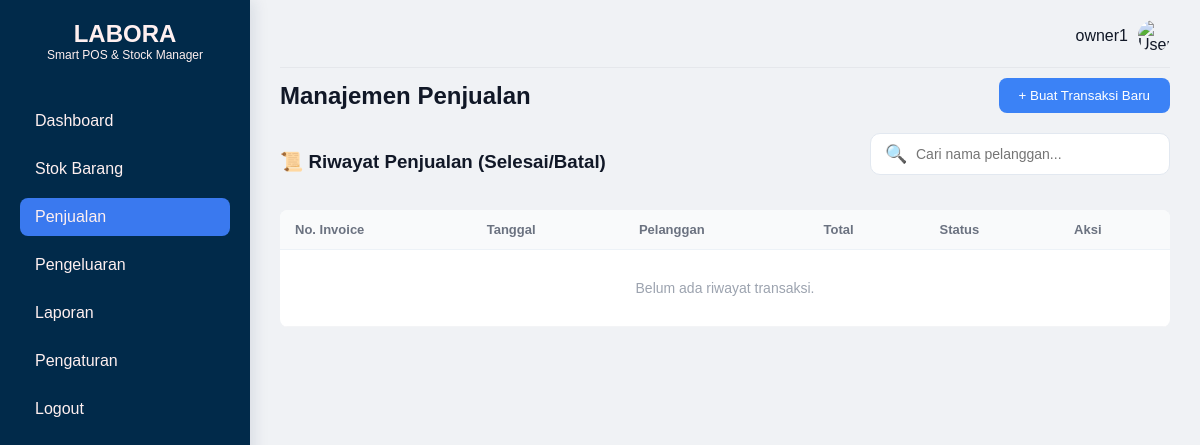
Before: /penjualan/penjualan.php with the older database file.
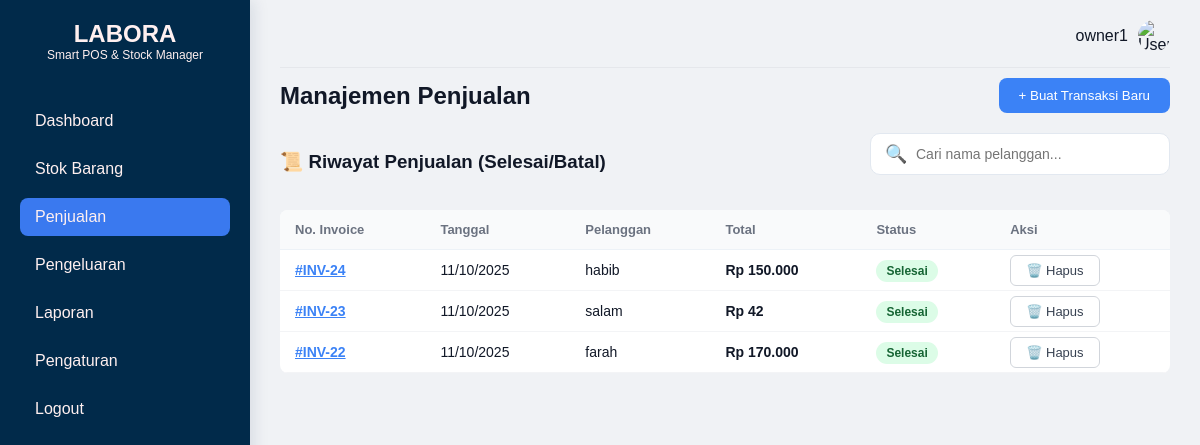
After: the same page with the newer database file.
### tables this page shows
CREATE TABLE `penjualan` (
  `id_penjualan` int NOT NULL AUTO_INCREMENT,
  `tanggal` datetime DEFAULT CURRENT_TIMESTAMP,
  `pelanggan` varchar(100) DEFAULT NULL,
  `total` decimal(14,2) DEFAULT '0.00',
  `keuntungan` decimal(14,2) DEFAULT '0.00',
  `kasir` varchar(100) DEFAULT NULL,
  `status` enum('aktif','selesai','batal') DEFAULT 'aktif',
  PRIMARY KEY (`id_penjualan`),
  KEY `kasir` (`kasir`),
  CONSTRAINT `penjualan_ibfk_1` FOREIGN KEY (`kasir`) REFERENCES `users` (`username`)
);

### includes/config.php (called while the page is built, shortened)
<?php
$base_url = 'http://localhost/labora';

### penjualan/penjualan.php (the view, shortened to what this page needs)
<?php
include __DIR__ . '/../includes/koneksi.php';
$kasir = $_SESSION['username'];
$conn->query("DELETE FROM detail_penjualan WHERE id_penjualan IN (SELECT id_penjualan FROM penjualan WHERE status = 'aktif' AND kasir = '$kasir')");
$conn->query("DELETE FROM penjualan WHERE status = 'aktif' AND kasir = '$kasir'");
$q_riwayat = $conn->query("SELECT * FROM penjualan WHERE status IN ('selesai', 'batal') ORDER BY tanggal DESC");
?>
<!DOCTYPE html>
<html lang="id">
<head>
  <link rel="stylesheet" href="../assets/css/sidebar.css">
  <link rel="stylesheet" href="../assets/css/header.css">
  <link rel="stylesheet" href="../assets/css/penjualan_list.css?v=<?= time() ?>">
  <link rel="stylesheet" href="../assets/css/global.css?v=<?= time() ?>">
</head>
<body>
    <div class="container">
      <?php include __DIR__ . '/../includes/sidebar.php'; ?>
      <div class="main-content">
        <?php include __DIR__ . '/../includes/header.php'; ?>
        <div class="page-content">
          <div class="page-header-flex">
            <h2>Manajemen Penjualan</h2>
            <form method="POST" class="header-form-flex">
              <button type="submit" name="buat_transaksi" class="btn-primary">+ Buat Transaksi Baru</button>
            </form>
          </div>
          <div class="sub-header-flex">
            <h3>📜 Riwayat Penjualan (Selesai/Batal)</h3>
            <div class="search-wrapper">
              <div class="search-container">
                <span class="search-icon">🔍</span>
                <input type="text" id="pelangganSearch" placeholder="Cari nama pelanggan...">
              </div>
            </div>
          </div>
          <div class="table-responsive">
            <table id="historyTable">
            <thead>
              <tr>
                <th>No. Invoice</th>
                <th>Tanggal</th>
                <th>Pelanggan</th>
                <th>Total</th>
                <th>Status</th>
                <th>Aksi</th>
              </tr>
            </thead>
            <tbody>
              <?php if ($q_riwayat->num_rows == 0): ?>
                <tr><td colspan="6" style="text-align:center; padding:30px; color:#9ca3af;">Belum ada riwayat transaksi.</td></tr>
              <?php else: ?>
                <?php while($p = $q_riwayat->fetch_assoc()): ?>
                <tr class="history-row">
                  <td><a href="penjualan_detail.php?id=<?= $p['id_penjualan'] ?>" style="color:#3b82f6; font-weight:600;">#INV-<?= $p['id_penjualan'] ?></a></td>
                  <td><?= date('d/m/Y', strtotime($p['tanggal'])) ?></td>
                  <td class="customer-col"><?= htmlspecialchars($p['pelanggan'] ?: '-') ?></td>
                  <td><strong>Rp <?= number_format($p['total'], 0, ',', '.') ?></strong></td>
                  <td>
                    <span class="<?= $p['status'] == 'selesai' ? 'badge-selesai' : 'badge-batal' ?>">
                      <?= ucfirst($p['status']) ?>
                    </span>
                  </td>
                  <td>
                    <a href="penjualan.php?hapus=<?= $p['id_penjualan'] ?>" class="btn-outline" onclick="return confirm('Hapus riwayat ini?')">🗑️ Hapus</a>
                  </td>
                </tr>
                <?php endwhile; ?>
              <?php endif; ?>
            </tbody>
            </table>
          </div>
        </div>
      </div>
    </div>
    </body>
    </html>

### includes/sidebar.php
<?php
include __DIR__ . '/config.php';
$currentPage = basename($_SERVER['PHP_SELF']);
?><div class="sidebar">
  <div class="logo">
    <h2>LABORA</h2>
    <p>Smart POS & Stock Manager</p>
  </div>
  <ul>
    <?php if ($_SESSION['user_role'] == 'owner'): ?>
    <li class="<?= $currentPage == 'dashboard.php' ? 'active' : '' ?>">
      <a href="<?= $base_url ?>/dashboard/dashboard.php">Dashboard</a>
    </li>
    <?php endif; ?>
    <li class="<?= $currentPage == 'stok_barang.php' ? 'active' : '' ?>">
      <a href="<?= $base_url ?>/barang/stok_barang.php">Stok Barang</a>
    </li>
    <li class="<?= $currentPage == 'penjualan.php' ? 'active' : '' ?>">
      <a href="<?= $base_url ?>/penjualan/penjualan.php">Penjualan</a>
    </li>
    <?php if ($_SESSION['user_role'] == 'owner'): ?>
    <li class="<?= $currentPage == 'pengeluaran.php' ? 'active' : '' ?>">
      <a href="<?= $base_url ?>/pengeluaran/pengeluaran.php">Pengeluaran</a>
    </li>
     <li class="<?= $currentPage == 'laporan.php' ? 'active' : '' ?>">
      <a href="<?= $base_url ?>/laporan/laporan.php">Laporan</a>
    </li>
    <li class="<?= $currentPage == 'pengaturan.php' ? 'active' : '' ?>">
      <a href="<?= $base_url ?>/pengaturan/pengaturan.php">Pengaturan</a>
    </li>
    <?php endif; ?>
    <li><a href="<?= $base_url ?>/auth/logout.php">Logout</a></li>
  </ul>
</div>

### includes/header.php
<header class="header">
  <div class="user-info">
    <span><?= htmlspecialchars($_SESSION['username']) ?></span>
    <img src="assets/img/user.png" alt="User">
  </div>
</header>

### assets/css/sidebar.css (style rules this page uses)
.sidebar { width: 250px; background: #012A4A; height: 100vh; padding: 20px; box-sizing: border-box; box-shadow: 4px 0 15px rgba(1, 42, 74, 0.1); z-index: 100; transition: all 0.3s ease; }
.logo { text-align: center; margin-bottom: 40px; }
.logo h2 { margin: 0; color: #fff0f0; }
.logo p { font-size: 12px; color: #fff0f0; }
.sidebar ul { list-style: none; padding: 0; }
.sidebar ul li { margin-bottom: 10px; }
.sidebar ul li a { text-decoration: none; display: block; padding: 10px 15px; border-radius: 8px; color: #fff0f0; }
.sidebar ul li.active a, .sidebar ul li a:hover { background: #3a79ef; color: #fff0f0; }

### assets/css/header.css (style rules this page uses)
.header { display: flex; justify-content: flex-end; align-items: center; padding-bottom: 15px; border-bottom: 1px solid #e5e7eb; }
.header .user-info { display: flex; align-items: center; gap: 10px; }
.header .user-info img { width: 32px; height: 32px; border-radius: 50%; }

### assets/css/penjualan_list.css (style rules this page uses)
.btn-primary { background: #3b82f6; color: white; border: none; padding: 10px 20px; border-radius: 8px; cursor: pointer; font-weight: 500; }
.btn-outline { background: white; border: 1px solid #d1d5db; padding: 7px 15px; border-radius: 6px; text-decoration: none; color: #374151; font-size: 13px; }
table { width: 100%; border-collapse: collapse; background: white; border-radius: 8px; overflow: hidden; }
th { text-align: left; padding: 12px 15px; background: #f9fafb; font-size: 13px; color: #6b7280; border-bottom: 1px solid #edf2f7; }
td { padding: 12px 15px; border-bottom: 1px solid #f3f4f6; font-size: 14px; }
.badge-selesai { background: #dcfce7; color: #166534; padding: 4px 10px; border-radius: 20px; font-size: 12px; font-weight: 600; }
.search-container { position: relative; margin-bottom: 15px; }
.search-container input { width: 100%; padding: 12px 20px 12px 45px; border: 1px solid #e2e8f0; border-radius: 10px; font-size: 14px; transition: all 0.3s; background: #fff; }
.search-icon { position: absolute; left: 15px; top: 50%; transform: translateY(-50%); color: #94a3b8; font-size: 18px; }
.page-header-flex, .sub-header-flex { display: flex; justify-content: space-between; align-items: center; margin-bottom: 20px; }
.header-form-flex { display: flex; gap: 10px; }
.search-wrapper { width: 300px; }

### assets/css/global.css (style rules this page uses)
* { margin: 0; padding: 0; box-sizing: border-box; }
body { margin: 0; font-family: 'Poppins', sans-serif; background: #f0f2f5; color: #111827; }
.container { display: flex; height: 100vh; overflow: hidden; }
.main-content { flex: 1; display: flex; flex-direction: column; padding: 20px 30px; box-sizing: border-box; overflow-y: auto; background: #f0f2f5; }
.page-content { padding: 0; margin-top: 10px; }
h1, h2, h3 { margin: 0; color: #111827; }
button { font-family: inherit; }

Changed rows visible on the page:
added penjualan: id_penjualan "24", tanggal "11/10/2025", pelanggan "habib", total "150.000", status "Selesai"
added penjualan: id_penjualan "23", tanggal "11/10/2025", pelanggan "salam", total "42", status "Selesai"
added penjualan: id_penjualan "22", tanggal "11/10/2025", pelanggan "farah", total "170.000", status "Selesai"
Other visible differences:
text no longer shown: "Belum ada riwayat transaksi."
